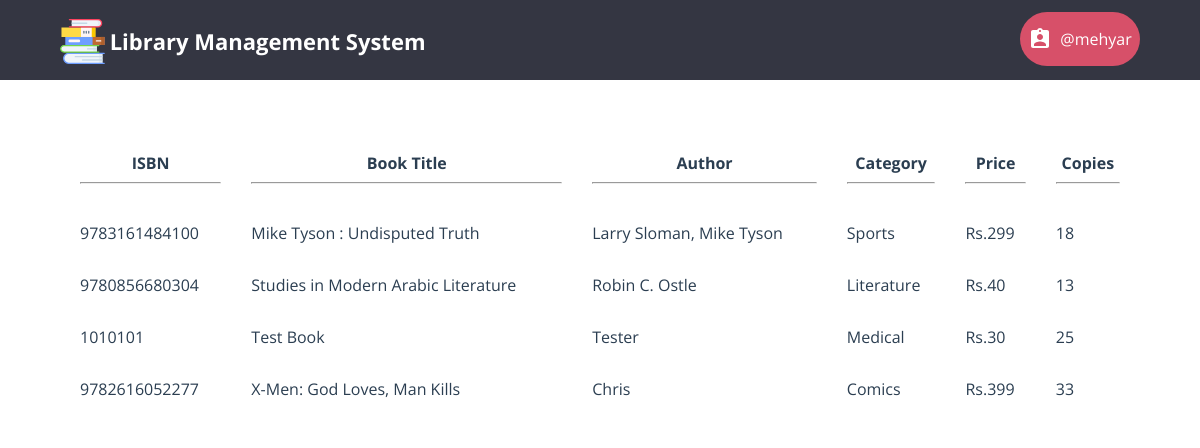
Screenshot of /librarian/display_books.php (signed in) with the database file from the repository.
### tables this page shows
CREATE TABLE IF NOT EXISTS `book` (
  `isbn` char(13) NOT NULL,
  `title` varchar(80) NOT NULL,
  `author` varchar(80) NOT NULL,
  `category` varchar(80) NOT NULL,
  `price` int(4) UNSIGNED NOT NULL,
  `copies` int(10) UNSIGNED NOT NULL,
  PRIMARY KEY (`isbn`)
);

### librarian/display_books.php (the view, shortened to what this page needs)
<?php
    require "../db_connect.php";
	require "header_librarian.php";
?>
<html>
	<head>
		<link rel="stylesheet" type="text/css" href="../member/css/home_style.css" />
        <link rel="stylesheet" type="text/css" href="../css/global_styles.css">
		<link rel="stylesheet" type="text/css" href="../css/home_style.css">
		<link rel="stylesheet" type="text/css" href="../member/css/custom_radio_button_style.css">
	</head>
	<body>
    <?php
			$query = $con->prepare("SELECT * FROM book ORDER BY title ");
			$query->execute();
			$query2 = $con->prepare("SELECT count(*) FROM book ORDER BY title");
			$query2->execute();
			$rows = $query2->fetchColumn();
			if($rows == 0)
				echo "<h2 align='center'>No books available</h2>";
			else
			{
				echo "<form class='cd-form'>";
				echo "<table width='100%' cellpadding=10 cellspacing=10>";
				echo "<tr>
						<th>ISBN<hr></th>
						<th>Book Title<hr></th>
						<th>Author<hr></th>
						<th>Category<hr></th>
						<th>Price<hr></th>
                        <th>Copies<hr></th>
					</tr>";
								while($result = $query->fetch()){
					echo "<tr>
							";
					for($j=0; $j<6; $j++)
						if($j == 4)
							echo "<td>Rs.".$result[$j]."</td>";
						else
                            echo "<td>".$result[$j]."</td>";
					echo "</tr>";
				}
				echo "</table>";
				echo "</form>";
			}
		?>
    </body>
</html>

### librarian/css/header_librarian_style.css (style rules this page uses)
html * { -webkit-font-smoothing: antialiased; -moz-osx-font-smoothing: grayscale; }
*, *:after, *:before { -webkit-box-sizing: border-box; -moz-box-sizing: border-box; box-sizing: border-box; }
body { font-size: 100%; font-family: "Open Sans", sans-serif; background-color: white; margin: 0; }

### member/css/home_style.css (style rules this page uses)
.cd-form { width: 90%; max-width: 1200px; margin: 4em auto; font-size: 1.3rem; color: #94aab0; margin-bottom: 10px; display: block; }
.cd-form::after { clear: both; content: ""; display: table; }

### css/global_styles.css (style rules this page uses)
*, *::after, *::before { -webkit-box-sizing: border-box; -moz-box-sizing: border-box; box-sizing: border-box; }
html { font-size: 62.5%; }
body { font-size: 1.8rem; font-family: "Open Sans", sans-serif; color: #2b3e51; background-color: #ffffff; }

### librarian/css/home_style.css (style rules this page uses)
html { font-size: 62.5%; }
body { font-family: "Open Sans", sans-serif; }

### rows the page displays
book: isbn "9783161484100", title "Mike Tyson : Undisputed Truth", author "Larry Sloman, Mike Tyson", category "Sports", price "299", copies "18"
book: isbn "9780856680304", title "Studies in Modern Arabic Literature", author "Robin C. Ostle", category "Literature", price "40", copies "13"
book: isbn "1010101", title "Test Book", author "Tester", category "Medical", price "30", copies "25"
book: isbn "9782616052277", title "X-Men: God Loves, Man Kills", author "Chris", category "Comics", price "399", copies "33"

### other values shown
$_SESSION['username'] "mehyar"
